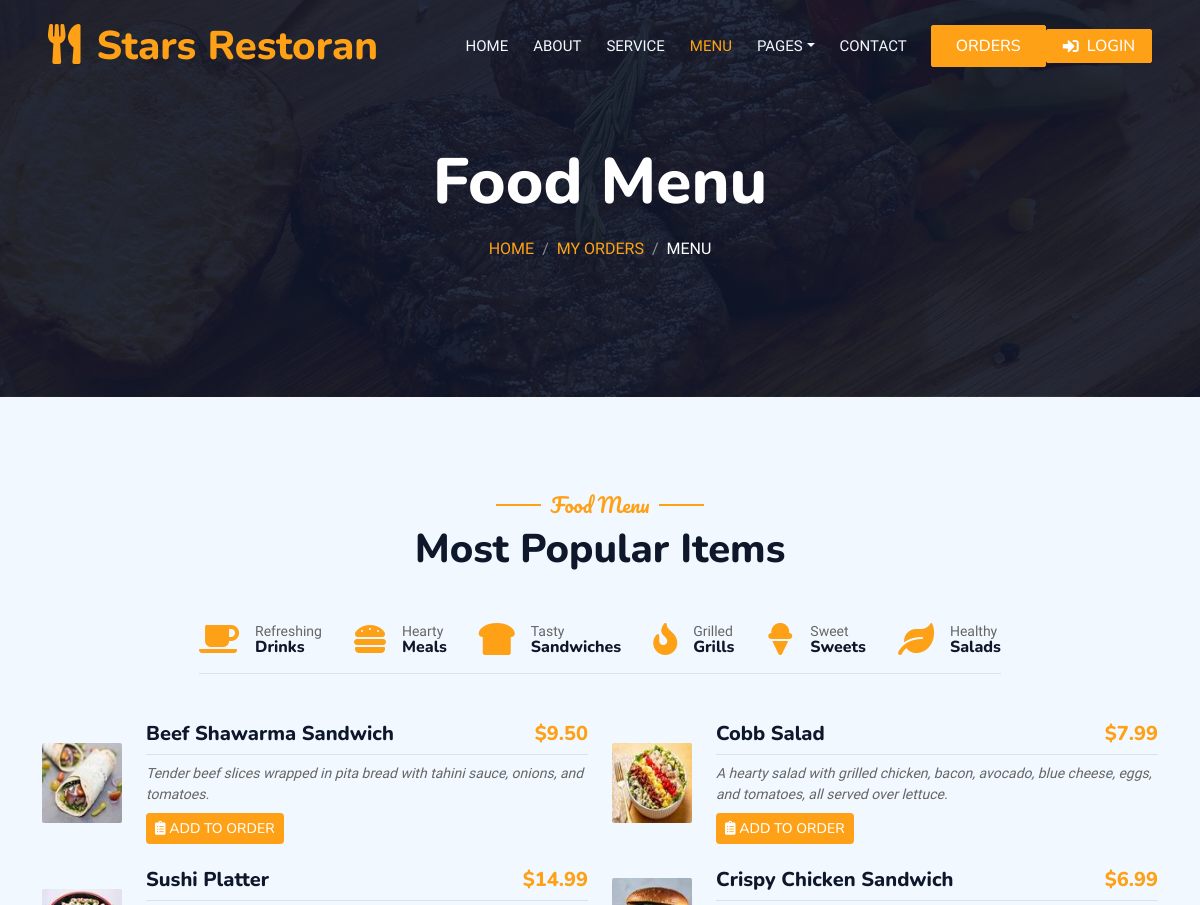
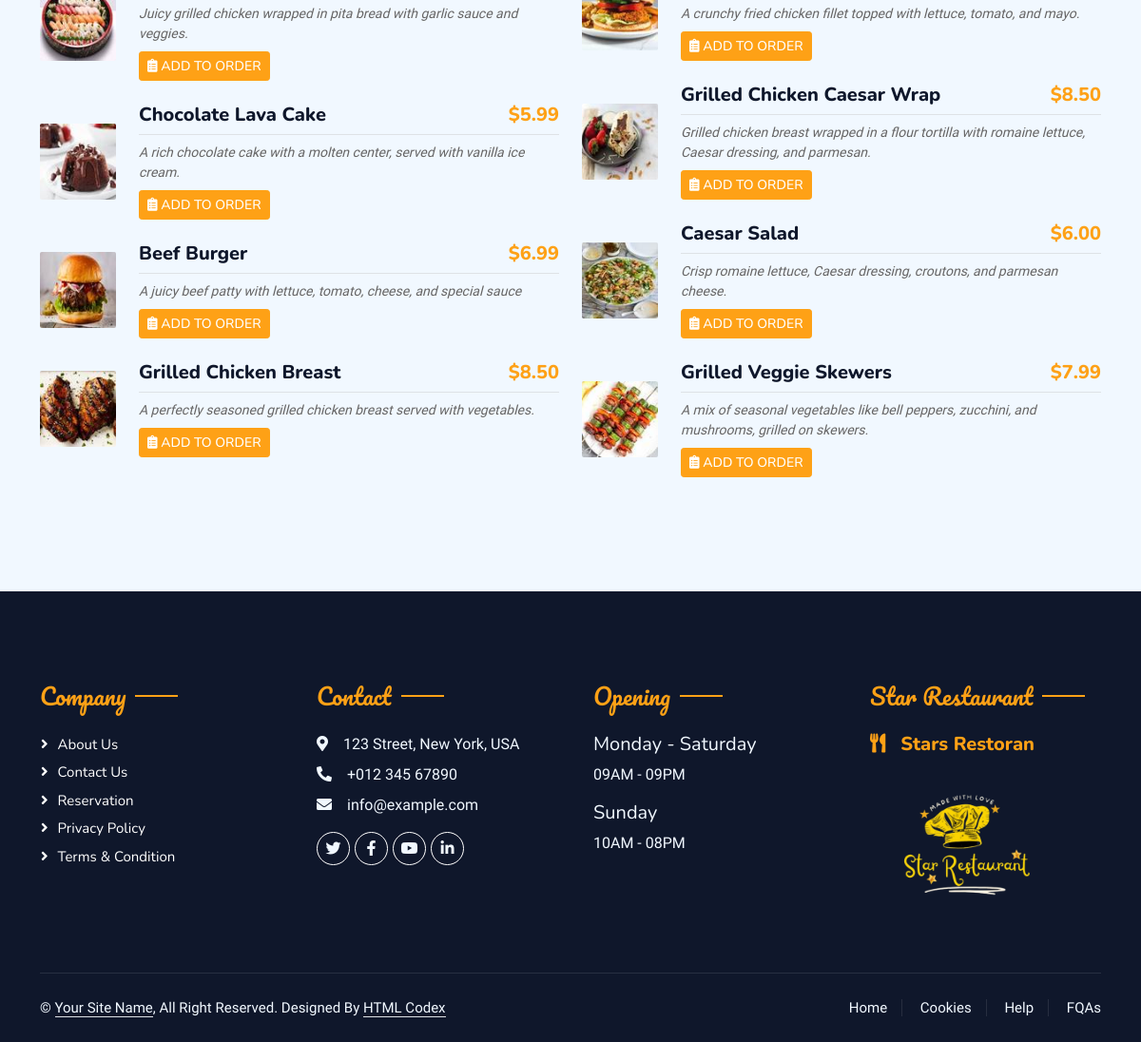
Page /stars/restaurant/menu/food_menu/ on the committed database (2 pictures, top to bottom).
### restaurant_app/models.py (models this page shows, shortened)
class Food(models.Model):
    name = models.CharField(max_length=255,blank=False,default='food')
    price = models.DecimalField(max_digits=6, decimal_places=2,default=0.0)
    image = models.ImageField(upload_to=upload_to_dynamic,default='defa/defa.png')
    description = models.CharField(max_length=255,blank=False,default='description')
    class Meta:
        abstract = True
    def get_class_name(self):
        return self.__class__.__name__  # Returns the model name as a string

class Sandwiches(Food):
    def __str__(self):
        return f"{self.name}"

class Meals(Food):
    def __str__(self):
        return f"{self.name}"

class Sweets(Food):
    def __str__(self):
        return f"{self.name}"

class SizePriceMixin(models.Model):
    class Size(models.TextChoices):
        SMALL = 'SM', 'Small'
        MEDIUM = 'ME', 'Medium'
        LARGE = 'LA', 'Large'
    size = models.CharField(max_length=2, choices=Size.choices, default=Size.SMALL)
    small_price = models.DecimalField(max_digits=6, decimal_places=2, default=0.0)
    medium_price = models.DecimalField(max_digits=6, decimal_places=2, default=0.0)
    large_price = models.DecimalField(max_digits=6, decimal_places=2, default=0.0)
    class Meta:
        abstract = True

class Salads(Food, SizePriceMixin):
    def __str__(self):
        return f"{self.name} - {self.get_price_by_size(self.size)}"

class Grills(Food):
        def __str__(self):
         return f"{self.name}"

class Rest_detail(models.Model):
    name = models.CharField(max_length=255,blank=False,default='restaurant')
    address = models.CharField(max_length=255,blank=False,default='address')
    phone_number = models.CharField(max_length=20,blank=False,default='phone_number')
    email = models.EmailField(max_length=255,blank=False,default='email')
    image = models.ImageField(upload_to='restaurant/',default='defa/defa.png')
    description1 = models.CharField(max_length=255,default='Enjoy OurDelicious Meal')
    description2 = models.CharField(max_length=1500,default='Tempor erat elitr rebum at clita. Diam dolor diam ipsum sit. Aliqu diam amet diam et eos. Clita erat ipsum et lorem et sit, sed stet lorem sit clita duo justo magna dolore erat amet')

### restaurant_app/views.py (the view)
# urls.py: path('menu/<str:category>/',views.menu,name='menu'),
def menu(request, category):
    drinks = Drinks.objects.all().order_by('-price')
    meals = Meals.objects.all().order_by('-price')
    sandwiches = Sandwiches.objects.all().order_by('-price')
    grills = Grills.objects.all().order_by('-price')
    sweets = Sweets.objects.all().order_by('-price')
    salads = Salads.objects.all().order_by('-price')
    rest_detail = get_object_or_404(Rest_detail,pk =1)
    breadcrumb_section_url = reverse('restaurant_app:cart')
    if category == 'Drinks':
        items = drinks
        name_page = 'Drinks'
    elif category == 'Meals':
        items = meals
        name_page = 'Meals'
    elif category == 'Sandwiches':
        items = sandwiches
        name_page = 'Sandwiches'
    elif category == 'Grills':
        items = grills
        name_page = 'Grills'
    elif category == 'Sweets':
        items = sweets
        name_page = 'Sweets'
    elif category == 'Salads':
        items = salads
        name_page = 'Salads'
    else:
        combined_items = list(chain(drinks, meals, sandwiches, grills, sweets, salads))
        shuffle(combined_items)  # Shuffle the combined items
        items = combined_items[:10]  # Get 10 random items
        name_page = 'Most Popular Items'
    if items:
        half = len(items) // 2
        first_half = items[:half]
        second_half = items[half:]
    else:
        first_half = []
        second_half = []
    if request.method == 'POST':
        object_id = request.POST.get('object_id')
        size = request.POST.get('size')
        quantity = request.POST.get('quantity')
    else:
        content_type = 'Drinks'
        object_id = 5
    content_type = object_id.__class__
    context = {
        'menu':'active',
        'page_title': 'Food Menu',
        'breadcrumb_section': 'my orders',
        'breadcrumb_active': 'Menu',
        'items': items,
        'category': category,
        'first_half': first_half,
        'second_half': second_half,
        'name_page': name_page,
        'rest_detail':rest_detail,
        'breadcrumb_section_url': breadcrumb_section_url,
        }
    return render(request,'restaurant/menu.html',context)

### restaurant_app/templates/restaurant/menu.html (shortened to what this page needs)
{% extends 'restaurant/base_other.html' %}
{% load custom_filters %}
{% block content %}
<link rel="stylesheet" href="https://cdnjs.cloudflare.com/ajax/libs/animate.css/4.1.1/animate.min.css">
    <link rel="stylesheet" href="https://cdnjs.cloudflare.com/ajax/libs/OwlCarousel2/2.3.4/assets/owl.carousel.min.css">
    <link rel="stylesheet" href="https://cdnjs.cloudflare.com/ajax/libs/OwlCarousel2/2.3.4/assets/owl.theme.default.min.css">
    <link rel="stylesheet" href="https://cdnjs.cloudflare.com/ajax/libs/animate.css/4.1.1/animate.min.css">
</head>
<body>
<div class="container-xxl py-5">
    <div class="container">
        <div class="text-center wow fadeInUp" data-wow-delay="0.1s">
            <h5 class="section-title ff-secondary text-center text-primary fw-normal">Food Menu</h5>
            <h1 class="mb-5">{{ name_page|default:"Most Popular Items" }}</h1>
        </div>
        <div class="tab-class text-center wow fadeInUp" data-wow-delay="0.1s">
            <ul class="nav nav-pills d-inline-flex justify-content-center border-bottom mb-5">
                <li class="nav-item">
                    <a class="d-flex align-items-center text-start mx-3 ms-0 pb-3 {% if category == 'Drinks' %}active{% endif %}" href="{% url 'restaurant_app:menu' 'Drinks' %}">
                        <i class="fa fa-coffee fa-2x text-primary"></i>
                        <div class="ps-3">
                            <small class="text-body">Refreshing</small>
                            <h6 class="mt-n1 mb-0">Drinks</h6>
                        </div>
                    </a>
                </li>
                <li class="nav-item">
                    <a class="d-flex align-items-center text-start mx-3 pb-3 {% if category == 'Meals' %}active{% endif %}" href="{% url 'restaurant_app:menu' 'Meals' %}">
                        <i class="fa fa-hamburger fa-2x text-primary"></i>
                        <div class="ps-3">
                            <small class="text-body">Hearty</small>
                            <h6 class="mt-n1 mb-0">Meals</h6>
                        </div>
                    </a>
                </li>
                <li class="nav-item">
                    <a class="d-flex align-items-center text-start mx-3 pb-3 {% if category == 'Sandwiches' %}active{% endif %}" href="{% url 'restaurant_app:menu' 'Sandwiches' %}">
                        <i class="fa fa-bread-slice fa-2x text-primary"></i>
                        <div class="ps-3">
                            <small class="text-body">Tasty</small>
                            <h6 class="mt-n1 mb-0">Sandwiches</h6>
                        </div>
                    </a>
                </li>
                <li class="nav-item">
                    <a class="d-flex align-items-center text-start mx-3 pb-3 {% if category == 'Grills' %}active{% endif %}" href="{% url 'restaurant_app:menu' 'Grills' %}">
                        <i class="fa fa-fire fa-2x text-primary"></i>
                        <div class="ps-3">
                            <small class="text-body">Grilled</small>
                            <h6 class="mt-n1 mb-0">Grills</h6>
                        </div>
                    </a>
                </li>
                <li class="nav-item">
                    <a class="d-flex align-items-center text-start mx-3 pb-3 {% if category == 'Sweets' %}active{% endif %}" href="{% url 'restaurant_app:menu' 'Sweets' %}">
                        <i class="fa fa-ice-cream fa-2x text-primary"></i>
                        <div class="ps-3">
                            <small class="text-body">Sweet</small>
                            <h6 class="mt-n1 mb-0">Sweets</h6>
                        </div>
                    </a>
                </li>
                <li class="nav-item">
                    <a class="d-flex align-items-center text-start mx-3 me-0 pb-3 {% if category == 'Salads' %}active{% endif %}" href="{% url 'restaurant_app:menu' 'Salads' %}">
                        <i class="fa fa-leaf fa-2x text-primary"></i>
                        <div class="ps-3">
                            <small class="text-body">Healthy</small>
                            <h6 class="mt-n1 mb-0">Salads</h6>
                        </div>
                    </a>
                </li>
            </ul>
        </div>
        <div id="menu-content" class="row g-4">
            <div class="col-lg-6">
                {% for item in first_half %}
                <div class="d-flex align-items-center mb-4 wow fadeInUp" data-wow-delay="0.1s">
                    <img class="flex-shrink-0 img-fluid rounded" src="{{ item.image.url }}" alt="{{ item.name }}" style="width: 80px;">
                    <div class="w-100 d-flex flex-column text-start ps-4">
                        <h5 class="d-flex justify-content-between border-bottom pb-2">
                            <span>{{ item.name }}</span>
                            <span class="text-primary">
                                ${{ item.small_price|default:item.price }}
                            </span>
                        </h5>
                        <small class="fst-italic">{{ item.description }}</small>
                        <div class="mt-2">
                            <button class="btn btn-sm btn-primary add-to-cart-btn"
                                data-id="{{ item.id }}"
                                data-type="{{ item|class_name }}"
                                data-has-size="{% if item|class_name == 'Drinks' or item|class_name == 'Salads' %}true{% else %}false{% endif %}">
                                <i class="fas fa-clipboard-list"></i> Add to Order
                            </button>
                        </div>
                    </div>
                </div>
                {% endfor %}
            </div>
            <div class="col-lg-6">
                {% for item in second_half %}
                <div class="d-flex align-items-center mb-4 wow fadeInUp" data-wow-delay="0.1s">
                    <img class="flex-shrink-0 img-fluid rounded" src="{{ item.image.url }}" alt="{{ item.name }}" style="width: 80px;">
                    <div class="w-100 d-flex flex-column text-start ps-4">
                        <h5 class="d-flex justify-content-between border-bottom pb-2">
                            <span>{{ item.name }}</span>
                            <span class="text-primary">
                                ${{ item.small_price|default:item.price }}
                            </span>
                        </h5>
                        <small class="fst-italic">{{ item.description }}</small>
                        <div class="mt-2">
                            <button class="btn btn-sm btn-primary add-to-cart-btn"
                                data-id="{{ item.id }}"
                                data-type="{{ item.get_class_name }}"
                                data-has-size="{% if item|class_name == 'Drinks' or item|class_name == 'Salads' %}true{% else %}false{% endif %}">
                                <i class="fas fa-clipboard-list"></i> Add to Order
                            </button>
                        </div>
                    </div>
                </div>
                {% endfor %}
            </div>
        </div>
    </div>
</div>
{% endblock %}

### restaurant_app/templates/restaurant/footer.html (shortened to what this page needs)
<div class="container-fluid bg-dark text-light footer pt-5 mt-5 wow fadeIn" data-wow-delay="0.1s">
    <div class="container py-5">
        <div class="row g-5">
            <div class="col-lg-3 col-md-6">
                <h4 class="section-title ff-secondary text-start text-primary fw-normal mb-4">Company</h4>
                <a class="btn btn-link" href="{% url 'restaurant_app:about'%}">About Us</a>
                <a class="btn btn-link" href="{% url 'restaurant_app:contact'%}">Contact Us</a>
                <a class="btn btn-link" href="">Reservation</a>
                <a class="btn btn-link" href="">Privacy Policy</a>
                <a class="btn btn-link" href="">Terms & Condition</a>
            </div>
            <div class="col-lg-3 col-md-6">
                <h4 class="section-title ff-secondary text-start text-primary fw-normal mb-4">Contact</h4>
                <p class="mb-2"><i class="fa fa-map-marker-alt me-3"></i>123 Street, New York, USA</p>
                <p class="mb-2"><i class="fa fa-phone-alt me-3"></i>+012 345 67890</p>
                <p class="mb-2"><i class="fa fa-envelope me-3"></i>info@example.com</p>
                <div class="d-flex pt-2">
                    <a class="btn btn-outline-light btn-social" href=""><i class="fab fa-twitter"></i></a>
                    <a class="btn btn-outline-light btn-social" href=""><i class="fab fa-facebook-f"></i></a>
                    <a class="btn btn-outline-light btn-social" href=""><i class="fab fa-youtube"></i></a>
                    <a class="btn btn-outline-light btn-social" href=""><i class="fab fa-linkedin-in"></i></a>
                </div>
            </div>
            <div class="col-lg-3 col-md-6">
                <h4 class="section-title ff-secondary text-start text-primary fw-normal mb-4">Opening</h4>
                <h5 class="text-light fw-normal">Monday - Saturday</h5>
                <p>09AM - 09PM</p>
                <h5 class="text-light fw-normal">Sunday</h5>
                <p>10AM - 08PM</p>
            </div>
            <div class="col-lg-3 col-md-6">
                <h4 class="section-title ff-secondary text-start text-primary fw-normal mb-4">Star Restaurant</h4>
                <h5 class="text-primary m-0"><i class="fa fa-utensils me-3"></i>Stars Restoran</h5>
                <img src="{{ rest_detail.image.url }}" alt="Logo" style="width: 200px; height: 180px; object-fit: cover; margin-right: 10px;">
            </div>
        </div>
    </div>
    <div class="container">
        <div class="copyright">
            <div class="row">
                <div class="col-md-6 text-center text-md-start mb-3 mb-md-0">
                    &copy; <a class="border-bottom" href="#">Your Site Name</a>, All Right Reserved.
                    Designed By <a class="border-bottom" href="https://htmlcodex.com">HTML Codex</a>
                </div>
                <div class="col-md-6 text-center text-md-end">
                    <div class="footer-menu">
                        <a href="{% url 'restaurant_app:home'%}">Home</a>
                        <a href="">Cookies</a>
                        <a href="">Help</a>
                        <a href="">FQAs</a>
                    </div>
                </div>
            </div>
        </div>
    </div>
</div>

### rows in the picture
Sandwiches: image (picture), name "Beef Shawarma Sandwich", small_price "9.50", description "Tender beef slices wrapped in pita bread with tahini sauce, onions, and tomatoes."
Meals: image (picture), name "Sushi Platter", small_price "14.99", description "Juicy grilled chicken wrapped in pita bread with garlic sauce and veggies."
Sweets: image (picture), name "Chocolate Lava Cake", small_price "5.99", description "A rich chocolate cake with a molten center, served with vanilla ice cream."
Meals: image (picture), name "Beef Burger", small_price "6.99", description "A juicy beef patty with lettuce, tomato, cheese, and special sauce"
Meals: image (picture), name "Grilled Chicken Breast", small_price "8.50", description "A perfectly seasoned grilled chicken breast served with vegetables."
Salads: image (picture), name "Cobb Salad", small_price "7.99", description "A hearty salad with grilled chicken, bacon, avocado, blue cheese, eggs, and tomatoes, all served over lettuce."
Sandwiches: image (picture), name "Crispy Chicken Sandwich", small_price "6.99", description "A crunchy fried chicken fillet topped with lettuce, tomato, and mayo."
Grills: image (picture), name "Grilled Chicken Caesar Wrap", small_price "8.50", description "Grilled chicken breast wrapped in a flour tortilla with romaine lettuce, Caesar dressing, and parmesan."
Salads: image (picture), name "Caesar Salad", small_price "6.00", description "Crisp romaine lettuce, Caesar dressing, croutons, and parmesan cheese."
Grills: image (picture), name "Grilled Veggie Skewers", small_price "7.99", description "A mix of seasonal vegetables like bell peppers, zucchini, and mushrooms, grilled on skewers."
Rest_detail: image (picture)

### other values in the picture
{{ page_title }} "Food Menu"
{{ breadcrumb_section }} "MY ORDERS"
{{ breadcrumb_active }} "MENU"
{{ name_page|default:"Most Popular Items" }} "Most Popular Items"
